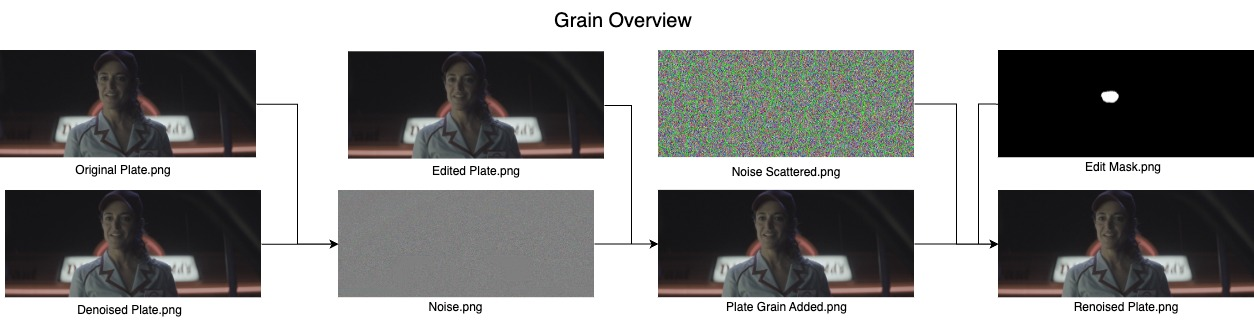
#> input picture dasgrain/dasgrain.jpg, 1254 x 320 px; its folder holds only this picture in this run
$ python dasgrain.py --noisy . --denoised dasgrain.jpg --edited dasgrain.jpg --mask dasgrain.jpg --output out.png
#> lines starting #> are read from the running program, lines starting #| are printed output that depends on the picture
### dasgrain/scatter_grain.py
import cv2
import numpy as np
import matplotlib.pyplot as plt
from voronoi import generate_voronoi_pattern, scatter_voronoi_cells
from normalize import compute_response_curve,normalize_noise, add_adaptive_noise, \
    normalize_with_polynomial,fit_response_curve, tile_masked_region

class ScatterGrain:
    """
    Class for applying and visualizing scatter grain for compositing.
    Optimized implementation using vectorized operations and library functions.
    """

    def __init__(self):
        """Initialize ScatterGrain processor"""
        self.noise_stats = None
        self.extracted_noise = None

    # [13 lines left out: functions png2exr, exr2png, not called in this run]

    def extract_noise(self, noisy_frame, denoised_frame):
        """
        Extract noise by subtracting denoised frame from noisy frame

        Parameters:
        -----------
        noisy_frame : numpy.ndarray
            Original frame with noise
        denoised_frame : numpy.ndarray
            Denoised version of the frame

        Returns:
        --------
        numpy.ndarray
            Extracted noise (difference between noisy and denoised)
        """
        # Ensure both frames are float32 for proper subtraction
        noisy = noisy_frame.astype(np.float32)
        denoised = denoised_frame.astype(np.float32)
        # Extract noise as difference - vectorized operation
        self.extracted_noise = noisy - denoised

        bin_centers, self.response_curve = compute_response_curve(self.extracted_noise, denoised_frame)
        self.fitted_curves, self.noise_func = fit_response_curve(bin_centers, self.response_curve)
        self.polynomials = [np.poly1d(p) for p in self.fitted_curves]

        return self.extracted_noise


    # [21 lines left out: function generate_voronoi_grain, not called in this run]


    def apply_matched_grain(self, original_plate, denoised_plate, edited_plate, edit_mask, blend_mode='add'):
        """
        Apply film grain from original plate to the edited plate, with special handling for edited regions

        Parameters:
        -----------
        original_plate : numpy.ndarray
            The original noisy footage (with natural film grain)
        denoised_plate : numpy.ndarray
            The denoised version of the original plate
        edited_plate : numpy.ndarray
            The edited footage after compositing/VFX work (denoised)
        edit_mask : numpy.ndarray
            Binary mask where 1 indicates edited regions
        blend_mode : str
            Blending mode to use ('add' or 'smooth_light')

        Returns:
        --------
        numpy.ndarray
            The final composited result with matching grain throughout
        """
        # 1. Extract the grain/noise from original footage
        self.extract_noise(original_plate, denoised_plate)
        # normalized_noise = normalize_noise(self.extracted_noise)
        normalized_noise = normalize_with_polynomial(self.extracted_noise,self.polynomials)
        # 2. Prepare the result image (start with edited plate)
        result = edited_plate.copy().astype('float32')


        # 3. Ensure mask is in right format
        if len(edit_mask.shape) == 2:
            mask = np.repeat(edit_mask[:, :, np.newaxis], 3, axis=2)
        else:
            mask = edit_mask.copy()

        mask = mask.astype(np.float32) / np.max(mask)
        inv_mask = 1.0 - mask

        # 4. Apply extracted noise to non-masked regions
        if blend_mode == 'add':
            # Simple additive blending - vectorized
            result = result + self.extracted_noise * inv_mask
            # result_exr = result + self.extracted_noise
        else:
            raise ValueError(f"Unsupported blend mode: {blend_mode}. Use 'add' or 'smooth_light'.")

        # 5. Generate and apply scattered noise to masked regions
        if np.any(mask > 0):

            # Generate scattered noise for edited regions
            # scattered_noise = self.generate_scattered_noise(edited_plate.shape)
            # scattered_noise = self.scatter_and_add_noise(self.extracted_noise,mask)
            tiled = tile_masked_region(normalized_noise,mask)
            scattered_noise = self.generate_voronoi_grain(normalized_noise,mask)
            # scattered_noise = self.generate_voronoi_grain(tiled,mask)
            adapted_noise = add_adaptive_noise(result, scattered_noise, self.fitted_curves,self.noise_func,mask)
            # Apply the scattered noise to masked regions
            if blend_mode == 'add':
                # Simple additive blending - vectorized
                result = result + adapted_noise *mask
                # result = result + self.extracted_noise*mask
                # result,noise_stats = add_scattered_grain(self.extracted_noise,
                #                                          denoised_plate,result,mask)

        return np.clip(result,0,1)

    # [22 lines left out: function save_visualization, not called in this run]

### dasgrain/normalize.py
import numpy as np
import cv2
import matplotlib.pyplot as plt
from scipy.optimize import curve_fit
import scipy.ndimage
from voronoi import generate_voronoi_pattern, scatter_voronoi_cells

# [4 lines left out: function compute_noise_map, not called in this run]

def compute_response_curve(noise_map, denoised_image, num_bins=10):
    """
    Computes the noise response curve for each color channel in 0-1 range.

    Parameters:
    -----------
    noise_map : np.ndarray
        Noise image (noisy - denoised).
    denoised_image : np.ndarray
        Denoised base image for binning.
    num_bins : int
        Number of intensity bins to compute the response.

    Returns:
    --------
    bin_centers : np.ndarray
        Center intensity of each bin.
    response_curve : np.ndarray
        Noise std per bin for each channel.
    """

    h, w, c = noise_map.shape
    bin_edges = np.linspace(0, 1, num_bins + 1)  # Bins for 0-1 range
    bin_centers = (bin_edges[:-1] + bin_edges[1:]) / 2

    response_curve = np.zeros((num_bins, c))

    for i in range(num_bins):
        mask_bin = (denoised_image >= bin_edges[i]) & (denoised_image < bin_edges[i + 1])

        for ch in range(c):
            pixels_in_bin = noise_map[:, :, ch][mask_bin[:, :, ch]]
            if len(pixels_in_bin) > 1:
                response_curve[i, ch] = np.std(pixels_in_bin)
    return bin_centers, response_curve

def fit_response_curve(bin_centers, response_curve):
    """
    Fits a 3rd-degree polynomial to the response curve for each channel.

    Returns:
    --------
    fitted_curves : list
        List of polynomial coefficients per channel.
    fitted_func : function
        Polynomial function.
    """

    def log_func(x, a, b, c):
        x = np.clip(x, 1e-3, None)  # Ensure x is strictly positive
        return a * np.log(b * x + 1) + c  # Logarithmic fit

    def power_law_func(x, a, b, c, d):
        x = np.clip(x, 1e-3, None)  # Prevent negative or zero values
        return a * (x + b)**c + d  # Power-law fit

    def poly_func(x, a, b, c, d):
        return a * x**3 + b * x**2 + c * x + d  # 3rd-degree polynomial

    fitted_curves = []

    for ch in range(response_curve.shape[1]):
        y_data = response_curve[:, ch]

        valid_mask = ~np.isnan(y_data) & ~np.isinf(y_data) & (y_data > 0)
        x_valid = bin_centers[valid_mask]
        y_valid = y_data[valid_mask]

        if len(x_valid) < 4:  # If not enough valid data points, return default values
            fitted_curves.append([0, 0, 0, 0])  # 4 parameters to match power-law/poly fits
            continue

        try:
            # [6 lines of commented-out code are left out]
            params = np.polyfit(x_valid, y_valid, deg=3)
            fitted_func = poly_func
            fitted_curves.append(params)
        except RuntimeError:
            fitted_curves.append([0, 0, 0,0])

    return fitted_curves, fitted_func


# [46 lines left out: functions normalize_with_polynomial, normalize_noise, not called in this run]

def compute_luminance(image):
    """Computes the luminance of an image using the Rec. 709 formula."""
    return 0.2126 * image[:, :, 0] + 0.7152 * image[:, :, 1] + 0.0722 * image[:, :, 2]

# [138 lines left out: functions normalize_noise_global, compute_local_std, tile_masked_region, add_adaptive_noise, dasgrain_pipeline, not called in this run]

# **Example Usage**
# [7 lines that do not run on import are left out]

### dasgrain/dasgrain.py
import cv2
import numpy as np
import matplotlib.pyplot as plt
from scatter_grain import ScatterGrain
import os
from tqdm import tqdm
import gc
from multiprocessing import Pool, cpu_count

def process_single_image(args):
    """
    Demonstrates the complete scatter grain workflow with visualization
    Optimized implementation using vectorized operations and library functions.

    Parameters:
    -----------
    noisy_path : str
        Path to original noisy plate
    denoised_path : str
        Path to denoised version of original
    edited_path : str
        Path to edited/composited plate
    mask_path : str
        Path to mask indicating edited regions
    output_path : str
        Path to save final output
    """
    noisy_path, denoised_path, edited_path, mask_path, output_path = args
    # Load input images
    noisy = cv2.imread(noisy_path)
#> noisy is the input picture: shape (320, 1254, 3); mean B, G, R 145.5, 146.4, 146.4
    denoised = cv2.imread(denoised_path)
    edited = cv2.imread(edited_path)
    mask = cv2.imread(mask_path, cv2.IMREAD_GRAYSCALE)
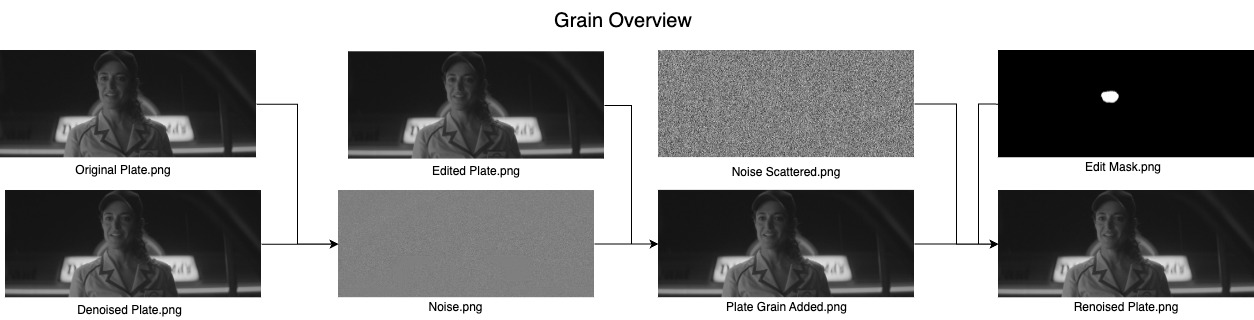
#> mask: shape (320, 1254); min 0, max 255, mean 146.3

    # Normalize to 0-1 range - vectorized operation
    noisy = noisy.astype(np.float32) / 255.0
    denoised = denoised.astype(np.float32) / 255.0
    edited = edited.astype(np.float32) / 255.0
    mask = mask.astype(np.float32) / 255.0

    # Convert to RGB for visualization
    noisy_rgb = cv2.cvtColor(noisy, cv2.COLOR_BGR2RGB)
    denoised_rgb = cv2.cvtColor(denoised, cv2.COLOR_BGR2RGB)
    edited_rgb = cv2.cvtColor(edited, cv2.COLOR_BGR2RGB)

    # Initialize ScatterGrain
    sg = ScatterGrain()
    result = sg.apply_matched_grain(noisy, denoised, edited, mask, blend_mode='add')
#> in extract_noise, `self.extracted_noise = noisy - denoised`: self.extracted_noise: shape (320, 1254, 3) float32; every value is 0
#> the loop in compute_response_curve, `for i in range(num_bins):` made 10 passes
#> pass 1, in compute_response_curve, `mask_bin = (denoised_image >= bin_edges[i]) & (denoised_image < bin_ed..`:
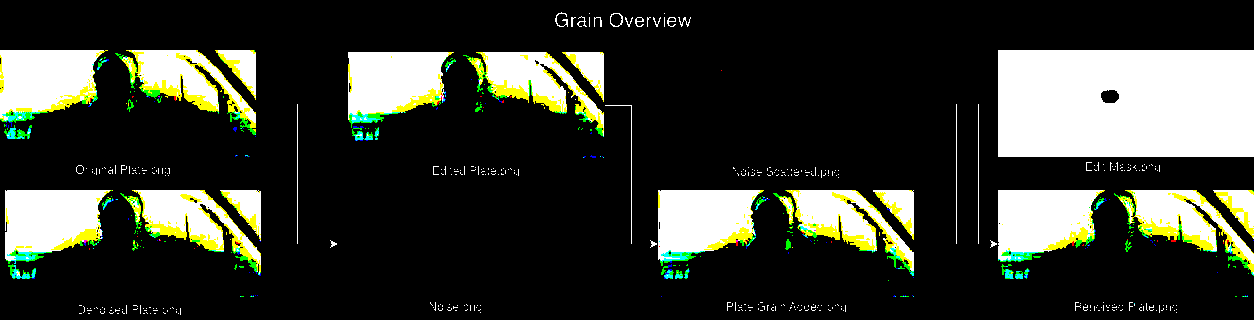
#> mask_bin: shape (320, 1254, 3) bool; mean B, G, R 0.19, 0.223, 0.212
#> pass 2, in compute_response_curve, `mask_bin = (denoised_image >= bin_edges[i]) & (denoised_image < bin_ed..`:
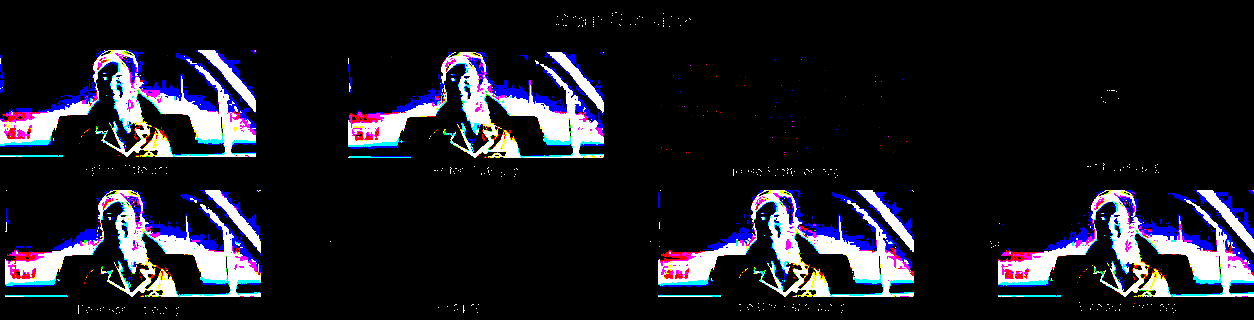
#> mask_bin: shape (320, 1254, 3) bool; mean B, G, R 0.14, 0.106, 0.108
#> pass 3, in compute_response_curve, `mask_bin = (denoised_image >= bin_edges[i]) & (denoised_image < bin_ed..`:
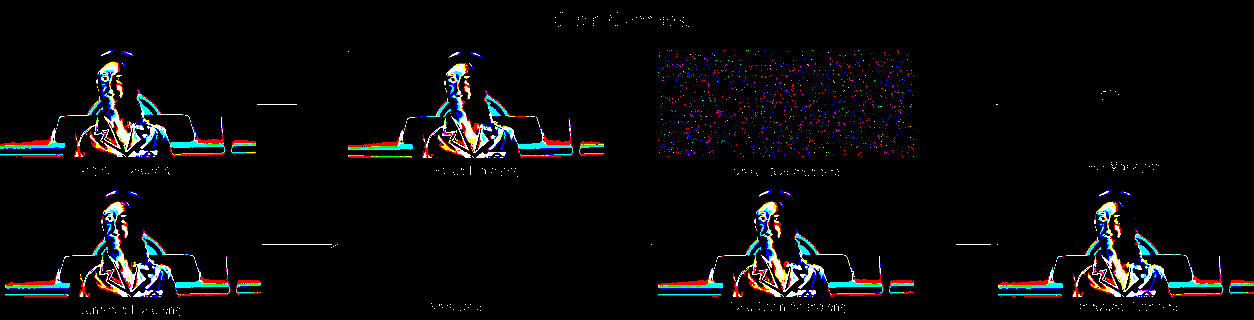
#> mask_bin: shape (320, 1254, 3) bool; mean B, G, R 0.0383, 0.0357, 0.0371
#> in extract_noise, `bin_centers, self.response_curve = compute_response_curve(self.extract..`: bin_centers = [0.05, 0.15, 0.25, 0.35, 0.45, 0.55, 0.65, 0.75, 0.85, 0.95]; self.response_curve = [[0, 0, 0], [0, 0, 0], [0, 0, 0], [0, 0, 0], [0, 0, 0], [0, 0, 0], [0, 0, 0], [0, 0, 0], [0, 0, 0], [0, 0, 0]]
#> after the loop in fit_response_curve, `for ch in range(response_curve.shape[1]):`: fitted_curves = [[0, 0, 0, 0], [0, 0, 0, 0], [0, 0, 0, 0]]
    result_uint8 = (result * 255).astype(np.uint8)
    cv2.imwrite(output_path, result_uint8)


if __name__ == "__main__":
    import argparse

    parser = argparse.ArgumentParser(description="Run example scatter grain workflow")
    parser.add_argument("--noisy", required=True, help="Path to noisy image")
    parser.add_argument("--denoised", required=True, help="Path to denoised image")
    parser.add_argument("--edited", required=True, help="Path to edited image")
    parser.add_argument("--mask", required=True, help="Path to edit mask")
    parser.add_argument("--output", required=True, help="Path to save output image")

    args = parser.parse_args()

    os.makedirs(args.output,exist_ok=True)
    img_pairs = []
    for i,imgs in enumerate(tqdm(sorted(os.listdir(args.noisy)))):
        grainy_path = os.path.join(args.noisy,imgs)
        denoise_path = os.path.join(args.denoised,imgs)
        edited_path = os.path.join(args.edited,imgs)
        mask_path = os.path.join(args.mask,imgs)
        output_path = os.path.join(args.output,imgs)
        img_pairs.append((grainy_path,denoise_path,edited_path,mask_path,output_path))

    # [9 lines of commented-out code are left out]

    num_workers = min(cpu_count(),len(img_pairs))
    # num_workers = 1
    with Pool(processes=num_workers) as pool:
#> (the run stopped early here; a loop or call above may not have finished)
